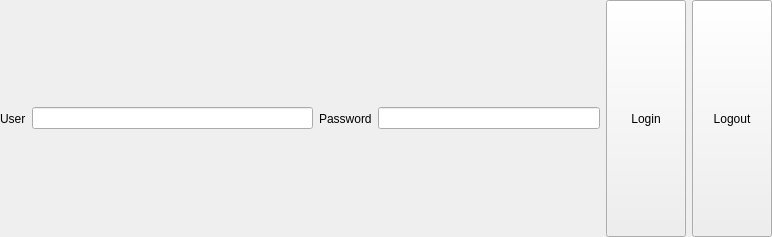
<?xml version="1.0" encoding="UTF-8"?>
<ui version="4.0">
 <class>CLoginBarGuiComp</class>
 <widget class="QWidget" name="CLoginBarGuiComp">
  <property name="geometry">
   <rect>
    <x>0</x>
    <y>0</y>
    <width>772</width>
    <height>237</height>
   </rect>
  </property>
  <layout class="QVBoxLayout" name="verticalLayout">
   <property name="margin">
    <number>0</number>
   </property>
   <item>
    <widget class="QFrame" name="MainFrame">
     <property name="frameShape">
      <enum>QFrame::NoFrame</enum>
     </property>
     <property name="frameShadow">
      <enum>QFrame::Raised</enum>
     </property>
     <layout class="QHBoxLayout" name="horizontalLayout">
      <property name="margin">
       <number>0</number>
      </property>
      <item>
       <widget class="QLabel" name="label">
        <property name="text">
         <string>User</string>
        </property>
       </widget>
      </item>
      <item>
       <widget class="QLineEdit" name="UserEdit"/>
      </item>
      <item>
       <widget class="QFrame" name="PasswordFrame">
        <property name="frameShape">
         <enum>QFrame::NoFrame</enum>
        </property>
        <property name="frameShadow">
         <enum>QFrame::Raised</enum>
        </property>
        <layout class="QHBoxLayout">
         <property name="spacing">
          <number>6</number>
         </property>
         <property name="margin">
          <number>0</number>
         </property>
         <item>
          <widget class="QLabel" name="label_2">
           <property name="text">
            <string>Password</string>
           </property>
          </widget>
         </item>
         <item>
          <widget class="QLineEdit" name="PasswordEdit">
           <property name="echoMode">
            <enum>QLineEdit::Password</enum>
           </property>
          </widget>
         </item>
        </layout>
       </widget>
      </item>
      <item>
       <widget class="QPushButton" name="LoginButton">
        <property name="sizePolicy">
         <sizepolicy hsizetype="Minimum" vsizetype="Preferred">
          <horstretch>0</horstretch>
          <verstretch>0</verstretch>
         </sizepolicy>
        </property>
        <property name="text">
         <string>Login</string>
        </property>
        <property name="icon">
         <iconset resource="../../../Acf/Include/iqtgui/iqtgui.qrc">
          <normaloff>:/Icons/Ok</normaloff>:/Icons/Ok</iconset>
        </property>
       </widget>
      </item>
      <item>
       <widget class="QPushButton" name="LogoutButton">
        <property name="sizePolicy">
         <sizepolicy hsizetype="Minimum" vsizetype="Preferred">
          <horstretch>0</horstretch>
          <verstretch>0</verstretch>
         </sizepolicy>
        </property>
        <property name="text">
         <string>Logout</string>
        </property>
        <property name="icon">
         <iconset resource="../../../Acf/Include/iqtgui/iqtgui.qrc">
          <normaloff>:/Icons/Shutdown</normaloff>:/Icons/Shutdown</iconset>
        </property>
       </widget>
      </item>
     </layout>
    </widget>
   </item>
  </layout>
 </widget>
 <resources>
  <include location="../../../Acf/Include/iqtgui/iqtgui.qrc"/>
 </resources>
 <connections>
  <connection>
   <sender>PasswordEdit</sender>
   <signal>returnPressed()</signal>
   <receiver>LoginButton</receiver>
   <slot>click()</slot>
   <hints>
    <hint type="sourcelabel">
     <x>315</x>
     <y>25</y>
    </hint>
    <hint type="destinationlabel">
     <x>396</x>
     <y>25</y>
    </hint>
   </hints>
  </connection>
  <connection>
   <sender>UserEdit</sender>
   <signal>returnPressed()</signal>
   <receiver>LoginButton</receiver>
   <slot>click()</slot>
   <hints>
    <hint type="sourcelabel">
     <x>74</x>
     <y>16</y>
    </hint>
    <hint type="destinationlabel">
     <x>349</x>
     <y>14</y>
    </hint>
   </hints>
  </connection>
 </connections>
</ui>
